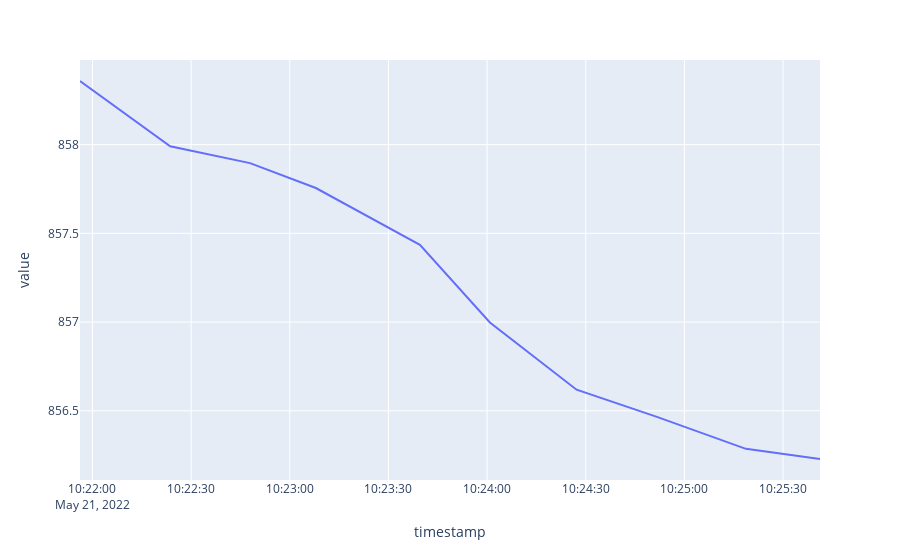

Notebook code for this chart:
### Code cell
px.line(df[df['exchange']=='Binance'].groupby('timestamp').agg(value=('value', 'sum')).reset_index(), x='timestamp', y='value')

### Figure 1 — Plotly figure (JSON) as saved in the notebook; plotly's stock layout.template omitted (floating-point values rounded to 4 significant figures)
{"data": [{"hovertemplate": "timestamp=%{x}<br>value=%{y}<extra></extra>", "legendgroup": "", "line": {"color": "#636efa", "dash": "solid"}, "marker": {"symbol": "circle"}, "mode": "lines", "name": "", "orientation": "v", "showlegend": false, "x": ["2022-05-21 10:21:56.207780+00:00", "2022-05-21 10:22:23.634235+00:00", "2022-05-21 10:22:47.911410+00:00", "2022-05-21 10:23:07.924243+00:00", "2022-05-21 10:23:39.572023+00:00", "2022-05-21 10:24:00.852717+00:00", "2022-05-21 10:24:27.212645+00:00", "2022-05-21 10:24:51.647024+00:00", "2022-05-21 10:25:18.701837+00:00", "2022-05-21 10:25:41.234140+00:00"], "xaxis": "x", "y": [858.4, 858.0, 857.9, 857.8, 857.4, 857.0, 856.6, 856.5, 856.3, 856.2], "yaxis": "y", "type": "scatter"}], "layout": {"xaxis": {"anchor": "y", "domain": [0, 1], "title": {"text": "timestamp"}}, "yaxis": {"anchor": "x", "domain": [0, 1], "title": {"text": "value"}}, "legend": {"tracegroupgap": 0}, "margin": {"t": 60}}}
